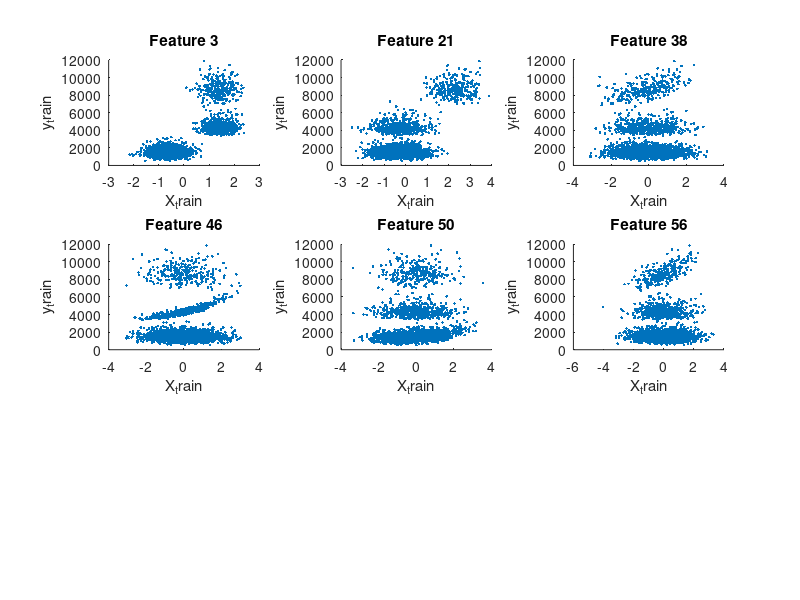
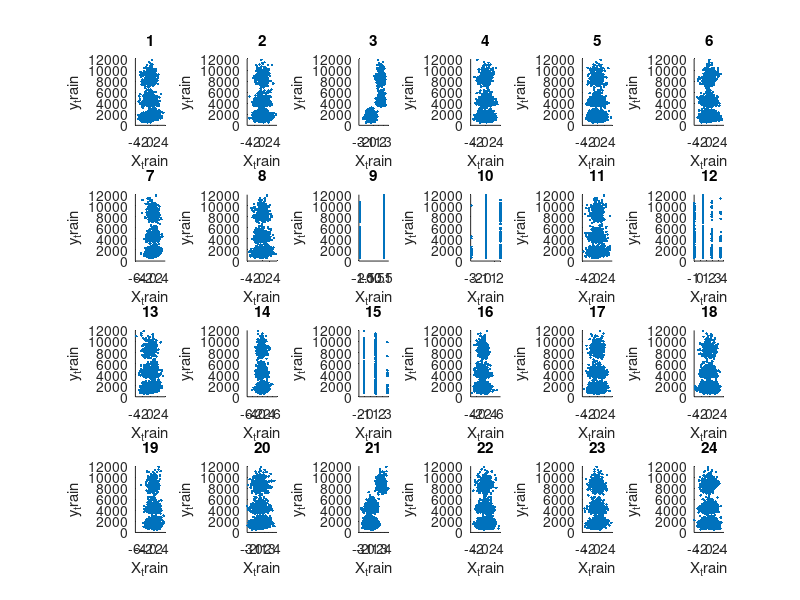

Write MATLAB code to recreate these figures, in order. (Note: a time limit stopped this script after it produced the figures.)
clear all;
load('Mumbai_regression.mat');

X = normalize(X_train);

%% Plot relevant features
figure;
i = 1;
subplot(3,3,i);
scatter(X(:, 3), y_train, '.');
xlabel('X_train');
ylabel('y_train');
title('Feature 3');

i=i+1;
subplot(3,3,i);
scatter(X(:, 21), y_train, '.');
xlabel('X_train');
ylabel('y_train');
title('Feature 21');

i=i+1;
subplot(3,3,i);
scatter(X(:, 38), y_train, '.');
xlabel('X_train');
ylabel('y_train');
title('Feature 38');

i=i+1;
subplot(3,3,i);
scatter(X(:, 46), y_train, '.');
xlabel('X_train');
ylabel('y_train');
title('Feature 46');

i=i+1;
subplot(3,3,i);
scatter(X(:, 50), y_train, '.');
xlabel('X_train');
ylabel('y_train');
title('Feature 50');

i=i+1;
subplot(3,3,i);
scatter(X(:, 56), y_train, '.');
xlabel('X_train');
ylabel('y_train');
title('Feature 56');


%% Plot all features


j = 4;
k = 6;
    figure;
for i=1:24

    subplot(j,k,i);
    scatter(X(:, i), y_train, '.');
    xlabel('X_train');
    ylabel('y_train');
    title( num2str(i));
end
    figure;
for i=25:49
    subplot(j,k,(i-24));
    scatter(X(:, i), y_train, '.');
    xlabel('X_train');
    ylabel('y_train');
    title( num2str(i));
end
for i=50:73
    subplot(j,k,(i-49));
    scatter(X(:, i), y_train, '.');
    xlabel('X_train');
    ylabel('y_train');
    title( num2str(i));
end
